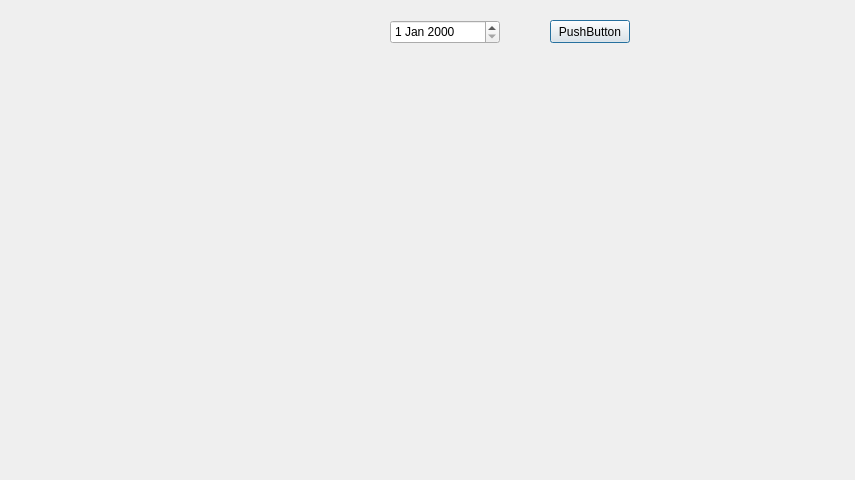
<?xml version="1.0" encoding="UTF-8"?>
<ui version="4.0">
 <class>form_caja_diaria</class>
 <widget class="QDialog" name="form_caja_diaria">
  <property name="geometry">
   <rect>
    <x>0</x>
    <y>0</y>
    <width>855</width>
    <height>480</height>
   </rect>
  </property>
  <property name="windowTitle">
   <string>Dialog</string>
  </property>
  <widget class="QPushButton" name="pushButton">
   <property name="geometry">
    <rect>
     <x>550</x>
     <y>20</y>
     <width>80</width>
     <height>23</height>
    </rect>
   </property>
   <property name="text">
    <string>PushButton</string>
   </property>
  </widget>
  <widget class="QDateEdit" name="dateEdit">
   <property name="geometry">
    <rect>
     <x>390</x>
     <y>20</y>
     <width>110</width>
     <height>24</height>
    </rect>
   </property>
  </widget>
 </widget>
 <resources/>
 <connections/>
</ui>
